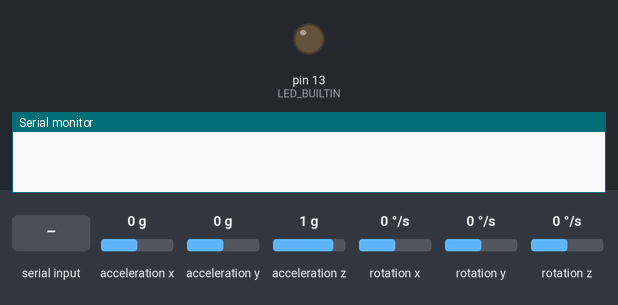
The sketch below on a simulated Arduino Uno, built with avr-gcc and run on an emulated ATmega328P. Shown: output pins drawn as LEDs (lit = HIGH), the last lines printed to the serial monitor. Inputs (shaded band) come from the test bench; at power-on: acceleration x 0 g, acceleration y 0 g, acceleration z 1 g, rotation x 0 °/s, rotation y 0 °/s, rotation z 0 °/s.

Above: at 1.2 s.
1.3 s: "r" received over Serial
At 2.6 s:
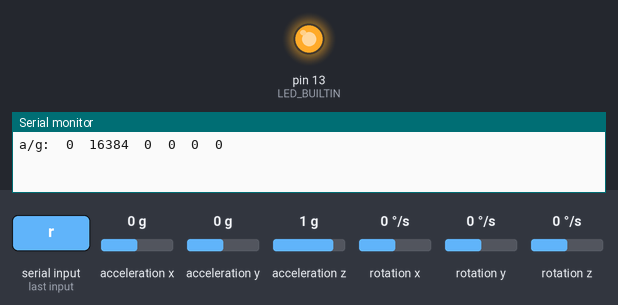
Timing chart, 0 to 4.3 s (numbered marks = the images above; inputs shaded):
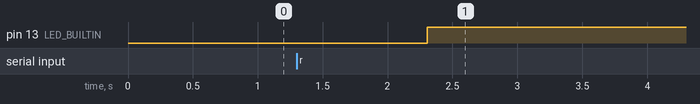

Measured:
- after the input at 1.3 s, pin 13 (LED_BUILTIN): LOW → HIGH after 1.0 s

The sketch:

MPU6050_raw.ino
```cpp
/*
  MPU6050 Raw with Static Rotation
*/
#include "I2Cdev.h"
#include "MPU6050.h"

MPU6050 mpu;

#define OUTPUT_READABLE_ACCELGYRO
//#define OUTPUT_BINARY_ACCELGYRO

int16_t ax, ay, az;
int16_t gx, gy, gz;
int16_t ax_rot, ay_rot, az_rot;  // Rotated values
int16_t gx_rot, gy_rot, gz_rot;
bool blinkState;

void setup() {
  #if I2CDEV_IMPLEMENTATION == I2CDEV_ARDUINO_WIRE
    Wire.begin();
  #elif I2CDEV_IMPLEMENTATION == I2CDEV_BUILTIN_FASTWIRE
    Fastwire::setup(400, true);
  #endif

  Serial.begin(38400);
  mpu.initialize();
  if (!mpu.testConnection()) {
//     Serial.println("MPU6050 connection failed");
    while (true);
  }

  // Set calibration offsets (for bias, not rotation)
  mpu.setXAccelOffset(0);
  mpu.setYAccelOffset(0);
  mpu.setZAccelOffset(0);
  mpu.setXGyroOffset(0);
  mpu.setYGyroOffset(0);
  mpu.setZGyroOffset(0);

  pinMode(LED_BUILTIN, OUTPUT);
//  Serial.println("Done setup");
}

void apply_static_rotation(int16_t &ax_in, int16_t &ay_in, int16_t &az_in,
                          int16_t &gx_in, int16_t &gy_in, int16_t &gz_in,
                          int16_t &ax_out, int16_t &ay_out, int16_t &az_out,
                          int16_t &gx_out, int16_t &gy_out, int16_t &gz_out) {
  // Apply -90° X-axis rotation
  // R = [1  0  0]   New X = X
  //     [0  0  1]   New Y = Z
  //     [0 -1  0]   New Z = -Y
  ax_out = ax_in;       // X unchanged
  ay_out = az_in;       // Y = Z
  az_out = -ay_in;      // Z = -Y

  gx_out = gx_in;       // Angular rate X unchanged
  gy_out = gz_in;       // Angular rate Y = Z
  gz_out = -gy_in;      // Angular rate Z = -Y
}

void loop() {
//  Serial.println("Running");
//  delay(100);
  if (Serial.available())
  {
    if (Serial.readString() == "r")
    {
      // Read raw accel/gyro data
      mpu.getMotion6(&ax, &ay, &az, &gx, &gy, &gz);

      // Apply static rotation
      apply_static_rotation(ax, ay, az, gx, gy, gz,
                            ax_rot, ay_rot, az_rot, gx_rot, gy_rot, gz_rot);

      // Output rotated data
      #ifdef OUTPUT_READABLE_ACCELGYRO
        Serial.print("a/g:\t");
        Serial.print(ax_rot); Serial.print("\t");
        Serial.print(ay_rot); Serial.print("\t");
        Serial.print(az_rot); Serial.print("\t");
        Serial.print(gx_rot); Serial.print("\t");
        Serial.print(gy_rot); Serial.print("\t");
        Serial.println(gz_rot);
      #endif

      #ifdef OUTPUT_BINARY_ACCELGYRO
        Serial.write((uint8_t)(ax_rot >> 8)); Serial.write((uint8_t)(ax_rot & 0xFF));
        Serial.write((uint8_t)(ay_rot >> 8)); Serial.write((uint8_t)(ay_rot & 0xFF));
        Serial.write((uint8_t)(az_rot >> 8)); Serial.write((uint8_t)(az_rot & 0xFF));
        Serial.write((uint8_t)(gx_rot >> 8)); Serial.write((uint8_t)(gx_rot & 0xFF));
        Serial.write((uint8_t)(gy_rot >> 8)); Serial.write((uint8_t)(gy_rot & 0xFF));
        Serial.write((uint8_t)(gz_rot >> 8)); Serial.write((uint8_t)(gz_rot & 0xFF));
      #endif

      blinkState = !blinkState;
      digitalWrite(LED_BUILTIN, blinkState);
    }
  }
}
```
